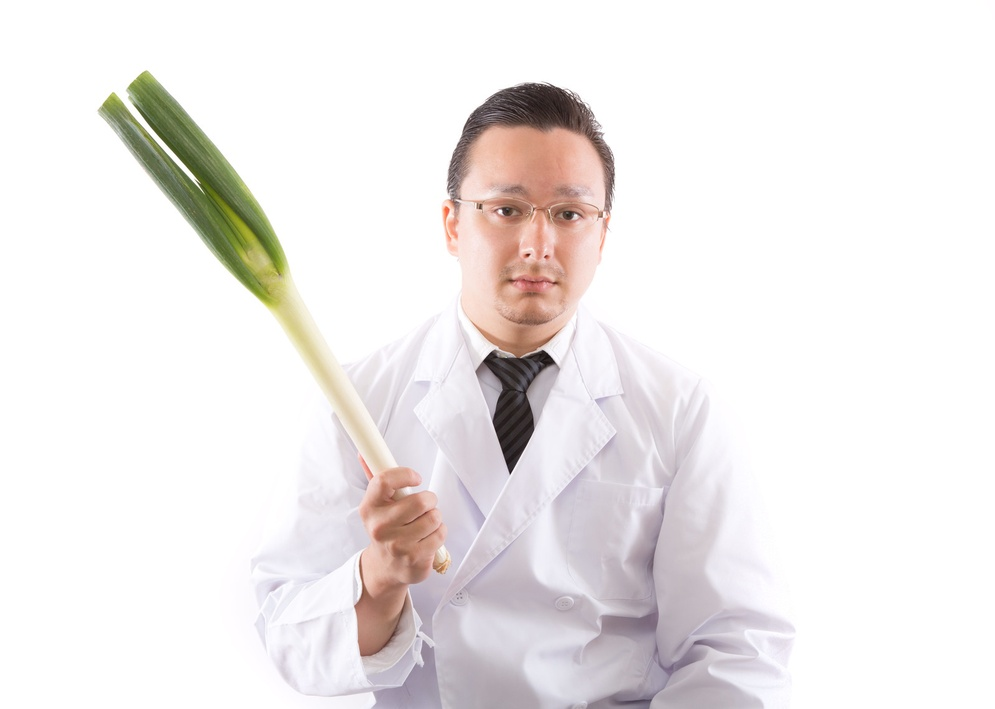
//> input picture opencv/data/input.jpg, 995 x 709 px, shrunk from 1600 x 1141 before the run; its folder holds only this picture in this run
$ ./sample   (built with g++ and OpenCV 4)
//> lines starting //> are read from the running program, lines starting //| are printed output that depends on the picture
//
// Reference
//   http://nn-hokuson.hatenablog.com/entry/2017/05/31/210808
//   https://docs.opencv.org/3.1.0/d2/dcb/demhist_8cpp-example.html
//   http://answers.opencv.org/question/58078/reading-a-sequence-of-files-within-a-folder/
//
#include <iostream>
#include <vector> // glob
#include <algorithm> // for_each

//#include <opencv/cv.hpp> // includes some opencv2 headers (conveninent)
#include <opencv2/highgui.hpp> // imread, imwrite, glob
#include <opencv2/imgproc.hpp> // cvtColor, COLOR_RGB2GRAY, Sobel

int main() {
    std::cout << "opencv sample" << std::endl;

    // enumerate files in current directory
    std::vector<cv::String> files;
    cv::glob(".", files);

    // for_each
    std::cout << "std::for_each" << std::endl;
    std::for_each(files.begin(), files.end(), [](cv::String file) {
        std::cout << file << std::endl;
    });

    // range-based for
    std::cout << "range-based for" << std::endl;
    for(auto file : files) {
        std::cout << file << std::endl;
    }

    // convert
    cv::Mat dst, gray;
    cv::Mat img = cv::imread("input.jpg");
//> img is the input picture: 709 rows x 995 cols, CV_8UC3; mean B, G, R 234, 234.7, 238.6
    cv::cvtColor(img, gray, cv::COLOR_RGB2GRAY);
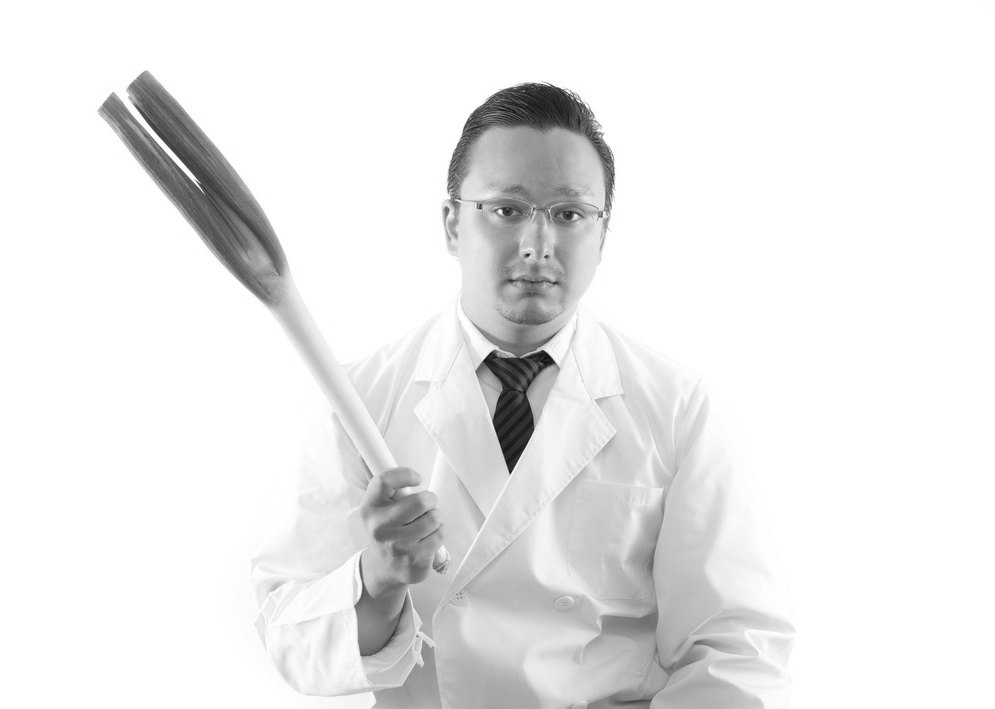
//> gray: 709 rows x 995 cols, CV_8UC1; min 15, max 255, mean 234.9
    cv::Sobel(gray, dst, -1, 1, 0);
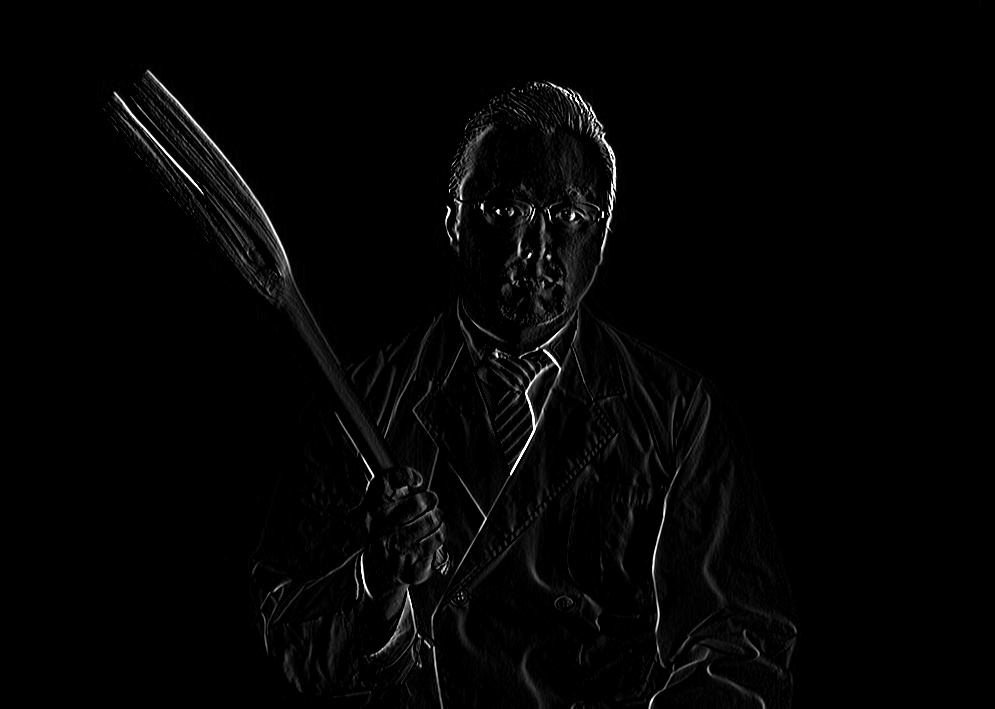
//> dst: 709 rows x 995 cols, CV_8UC1; min 0, max 255, mean 4
    cv::imwrite("output.jpg", dst);

    return 0;
}
